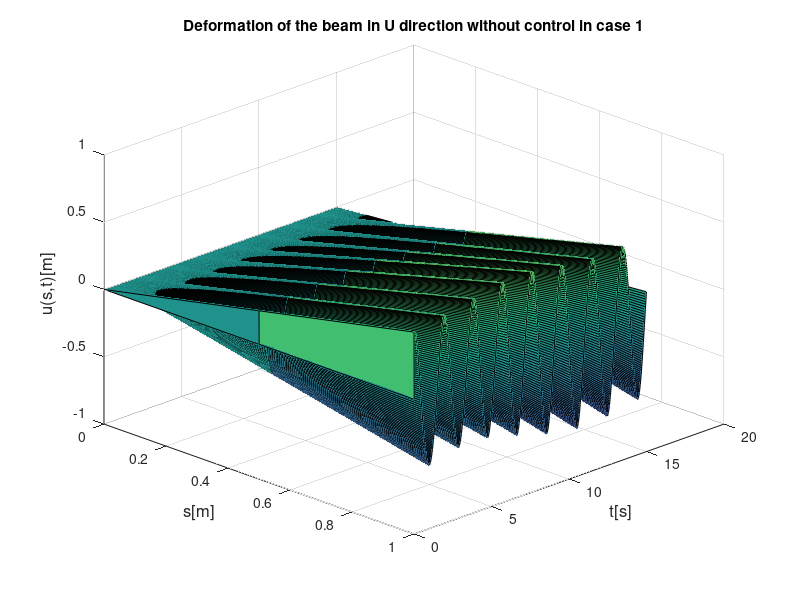
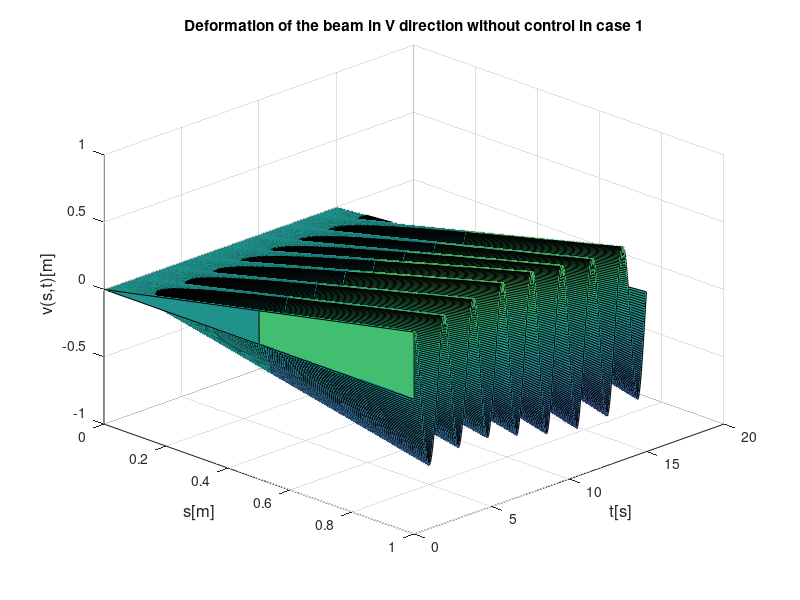
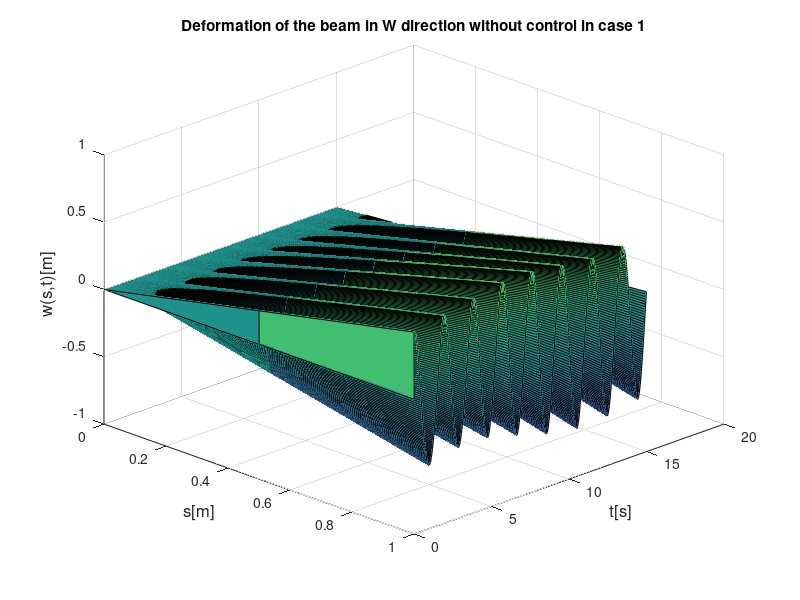

Here is the MATLAB script that generated these plots, in order:
clc;
close all;
clear;
%**************************************************************************
%             3D Euler - Bernoulli beam model without control
%**************************************************************************

% Parameter of the Euler - Bernoulli Beam
l = 1.5; m = 1; EI = 8; EA = 14; T = 15; rho = 0.1;

% Space and Time parameters
n = 3; r = 1500;
tmax = 15;
delta_s = l/(n - 1); %Spatial step size
delta_t = tmax/(r - 1); %Temporal step size

% Create matrixes to save state data
u = zeros(n,r);
v = zeros(n,r);
w = zeros(n,r);

% Create matrixes to save disturbance at the top of the beam
du = zeros(r,1);
dv = zeros(r,1);
dw = zeros(r,1);

% Create matrixes to save displacement data
u_3D_free = zeros(r,n);
v_3D_free = zeros(r,n);
w_3D_free = zeros(r,n);

% Initial conditions
for i = 1:n
    u(i,1) = 0.5*(i - 1)*m*delta_s/l;
    v(i,1) = 0.5*(i - 1)*m*delta_s/l;
    w(i,1) = 0.5*(i - 1)*m*delta_s/l;
end

% Boundary disturbances
for j = 1:r
    du(j) = (1 + 4*sin(0.4*(j - 1)*delta_t))/5;
    dv(j) = (1 + 4*sin(0.4*(j - 1)*delta_t))/5;
    dw(j) = (1 + 4*sin(0.4*(j - 1)*delta_t))/5;
end

u(:,2) = u(:,1);
v(:,2) = v(:,1);
w(:,2) = w(:,1);

for j = 2:(r - 1)
    for i = 3:(n - 2)
        % 
        us = (u(i,j) - u(i - 1,j))/delta_s;
        vs = (v(i,j) - v(i - 1,j))/delta_s;
        ws = (w(i,j) - w(i - 1,j))/delta_s;

        % Derivative with respect to s using Finite Difference Method
        uss = (u(i + 1,j) - 2*u(i,j) + u(i - 1,j))/delta_s^2;
        vss = (v(i + 1,j) - 2*v(i,j) + v(i - 1,j))/delta_s^2;
        wss = (w(i + 1,j) - 2*w(i,j) + w(i - 1,j))/delta_s^2;
        ussss = (u(i + 2,j) - 4*u(i + 1,j) + 6*u(i,j) - 4*u(i - 1,j) + u(i - 2,j))/delta_s^4;
        vssss = (v(i + 2,j) - 4*v(i + 1,j) + 6*v(i,j) - 4*v(i - 1,j) + v(i - 2,j))/delta_s^4;

        % PDEs model of the Euler - Bernoulli beam
        S1 = T*uss - EI*ussss + EA*(wss*us + uss*ws) + 1.5*EA*us^2*uss + 0.5*EA*(uss*vs^2 + 2*us*vs*vss); % rho.diff(u,t,2)
        S2 = T*vss - EI*vssss + EA*(wss*vs + vss*ws) + 1.5*EA*vs^2*vss + 0.5*EA*(vss*us^2 + 2*vs*us*uss); % rho.diff(v,t,2)
        S3 = EA*wss + EA*us*uss + EA*vs*vss; % rho.diff(w,t,2)

        % Applying Finite - Difference Method to S1, S2 and S3
        u(i,j + 1) = 2*u(i,j) - u(i,j - 1) + delta_t^2*S1/rho;
        v(i,j + 1) = 2*v(i,j) - v(i,j - 1) + delta_t^2*S2/rho;
        w(i,j + 1) = 2*w(i,j) - w(i,j - 1) + delta_t^2*S3/rho;
    end

    % The tranverse deformation at the middle point of the beam
    u(2, j + 1) = (u(1,j + 1) + u(3,j + 1))/2;
    v(2, j + 1) = (v(1,j + 1) + v(3,j + 1))/2;
    w(2, j + 1) = (w(1,j + 1) + w(3,j + 1))/2;

    % Derivative with respect to s at the top of the beam using Finite Difference Method
    usl = (u(n,j) - u(n - 1,j))/delta_s;
    vsl = (v(n,j) - v(n - 1,j))/delta_s;
    wsl = (w(n,j) - w(n - 1,j))/delta_s;
    usssl = (-u(n,j) + 2*u(n - 1,j) - u(n - 2,j))/delta_s^3;
    vsssl = (-v(n,j) + 2*v(n - 1,j) - v(n - 2,j))/delta_s^3;

    % Boundary condition
    u(n,j + 1) = 2*u(n,j) - u(n,j - 1) - (T*usl + 0.5*EA*usl^3 + EA*usl*wsl + 0.5*EA*usl*vsl^2 - EI*usssl - du(j))*(delta_t^2)/m;
    v(n,j + 1) = 2*v(n,j) - v(n,j - 1) - (T*vsl + 0.5*EA*vsl^3 + EA*vsl*wsl + 0.5*EA*vsl*usl^2 - EI*vsssl - dv(j))*(delta_t^2)/m;
    w(n,j + 1) = 2*w(n,j) - w(n, j - 1) - (EA*wsl + 0.5*EA*usl^2 + 0.5*EA*vsl^2 - dw(j))*(delta_t^2)/m;
    
    u(n - 1,j + 1) = (u(n,j + 1) + u(n - 2,j + 1))/2;
    v(n - 1,j + 1) = (v(n,j + 1) + v(n - 2,j + 1))/2;
    w(n - 1,j + 1) = (w(n,j + 1) + w(n - 2,j + 1))/2;

    % Storing displacement data
    u_3D_free(1 + j,:) = u(:,j)';
    v_3D_free(1 + j,:) = v(:,j)';
    w_3D_free(1 + j,:) = w(:,j)';
end

u_3D_free(1,:) = u(:,1)';
v_3D_free(1,:) = v(:,1)';
w_3D_free(1,:) = w(:,1)';

% Save data for simulation
u0 = linspace(0,1,n);
t_tr = linspace(0,tmax,r);

% Plotting
figure(1);
surf(u0,t_tr,u_3D_free); view(45,30);
title({'Deformation of the beam in U direction without control in case 1'});
ylabel('t[s]','FontSize',12); xlabel('s[m]','FontSize',12); zlabel('u(s,t)[m]','FontSize',12);

figure(2);
surf(u0,t_tr,u_3D_free); view(45,30);
title({'Deformation of the beam in V direction without control in case 1'});
ylabel('t[s]','FontSize',12); xlabel('s[m]','FontSize',12); zlabel('v(s,t)[m]','FontSize',12);

figure(3);
surf(u0,t_tr,u_3D_free); view(45,30);
title({'Deformation of the beam in W direction without control in case 1'});
ylabel('t[s]','FontSize',12); xlabel('s[m]','FontSize',12); zlabel('w(s,t)[m]','FontSize',12);
